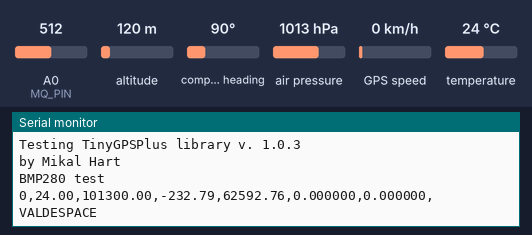
Recording of a sketch running on a simulated Arduino Uno, built with avr-gcc and run on an emulated ATmega328P. On the bench: the last lines printed to the serial monitor. The test bench sets the inputs (shaded band); at power-on: air pressure 1013 hPa, A0 (MQ_PIN) = 512, temperature 24 °C, altitude 120 m, compass heading 90°, GPS speed 0 km/h. The GPS gets a fix after 3 s at 37.7749, -122.4194 with 8 satellites.

Above: at 1.2 s.
1.3 s: air pressure set to 952 hPa
At 2.6 s:
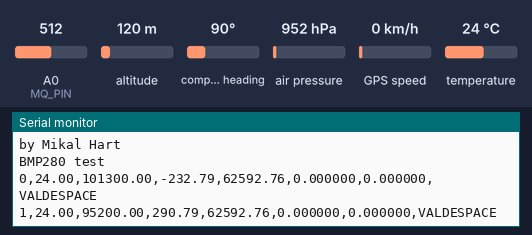
2.8 s: A0 (MQ_PIN) set to 716
At 4.1 s:
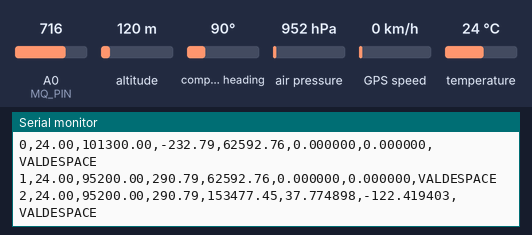
4.3 s: temperature set to 12 °C
At 5.6 s:
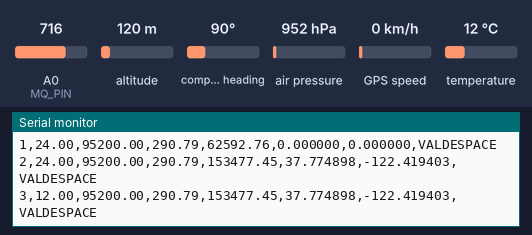
5.8 s: A0 (MQ_PIN) set to 992
At 7.1 s:
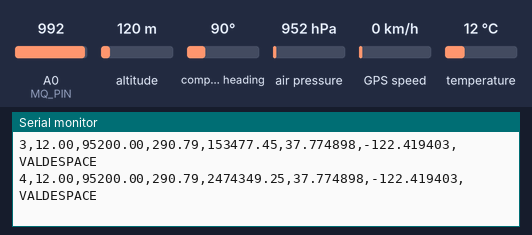
7.3 s: air pressure set to 975 hPa
At 9.5 s:
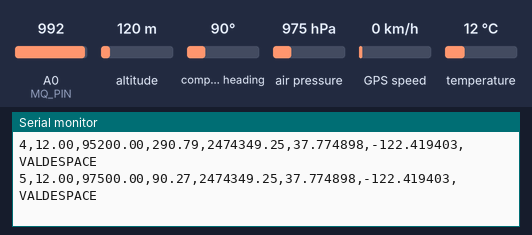
Timing chart, 0 to 9.8 s (numbered marks = the images above; inputs shaded):
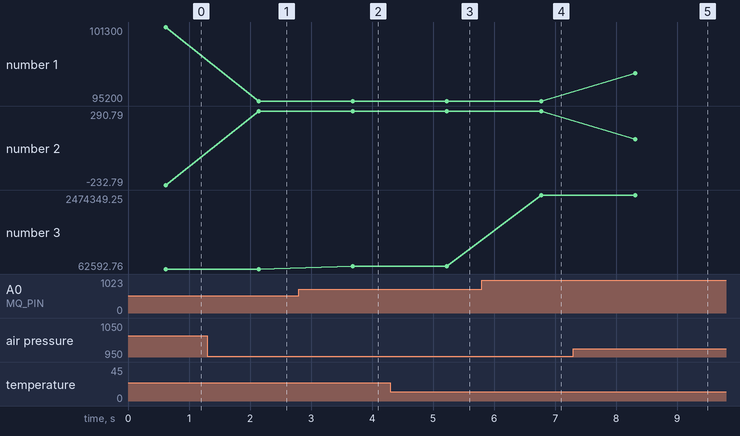

Measured:
- after the input at 1.3 s, the serial monitor: prints a new line after 0.84 s (image 1)
- after the input at 2.8 s, the serial monitor: prints a new line after 0.88 s (image 2)
- after the input at 4.3 s, the serial monitor: prints a new line after 0.93 s (image 3)
- after the input at 5.8 s, the serial monitor: prints a new line after 0.97 s (image 4)
- after the input at 7.3 s, the serial monitor: prints a new line after 1.0 s (image 5)
- plotted number 1: 101300 → 95200 after the input at 1.3 s, 95200 → 97500 after the input at 7.3 s
- plotted number 2: -232.79 → 290.79 after the input at 1.3 s, 290.79 → 90.27 after the input at 7.3 s
- plotted number 3: 62592.76 → 153477.45 after the input at 2.8 s, 153477.45 → 2474349.25 after the input at 5.8 s

The sketch:

Codigo_lanzamiento_regional.ino
```cpp
#include <TinyGPSPlus.h>
#include <SoftwareSerial.h>
#include <Wire.h>
#include <SPI.h>
#include <Adafruit_BMP280.h>
#define BMP_SCK  (13)
#define BMP_MISO (12)
#define BMP_MOSI (11)
#define BMP_CS   (10)
Adafruit_BMP280 bmp; // I2C
//Adafruit_BMP280 bmp(BMP_CS); // hardware SPI
//Adafruit_BMP280 bmp(BMP_CS, BMP_MOSI, BMP_MISO,  BMP_SCK);
int paquete=0;

static const int RXPin = 3, TXPin = 4;
static const uint32_t GPSBaud = 9600;

const int MQ_PIN = A0;      // Pin del sensor
const int RL_VALUE = 5;      // Resistencia RL del modulo en Kilo ohms
const int R0 = 10;          // Resistencia R0 del sensor en Kilo ohms

// Datos para lectura multiple
const int READ_SAMPLE_INTERVAL = 100;    // Tiempo entre muestras
const int READ_SAMPLE_TIMES = 5;       // Numero muestras

// Ajustar estos valores para vuestro sensor según el Datasheet
// (opcionalmente, según la calibración que hayáis realizado)
const float X0 = 200;
const float Y0 = 1.7;
const float X1 = 10000;
const float Y1 = 0.28;

// Puntos de la curva de concentración {X, Y}
const float punto0[] = { log10(X0), log10(Y0) };
const float punto1[] = { log10(X1), log10(Y1) };

// Calcular pendiente y coordenada abscisas
const float scope = (punto1[1] - punto0[1]) / (punto1[0] - punto0[0]);
const float coord = punto0[1] - punto0[0] * scope;

double latitude = 0;
double longitude = 0;
float concentration = 0;

// The TinyGPSPlus object
TinyGPSPlus gps;

// The serial connection to the GPS device
SoftwareSerial ss(RXPin, TXPin);

void setup()
{
  Serial.begin(9600);
  ss.begin(GPSBaud);

  Serial.println(F("DeviceExample.ino"));
  Serial.println(F("A simple demonstration of TinyGPSPlus with an attached GPS module"));
  Serial.print(F("Testing TinyGPSPlus library v. "));
  Serial.println(TinyGPSPlus::libraryVersion());
  Serial.println(F("by Mikal Hart"));
  Serial.println();

  while ( !Serial ) delay(100);   // wait for native usb
  Serial.println(F("BMP280 test"));
  unsigned status;
  status = bmp.begin(BMP280_ADDRESS_ALT, BMP280_CHIPID);
  status = bmp.begin();//bmp.begin(0x76)
  if (!status) {
	Serial.println(F("Could not find a valid BMP280 sensor, check wiring or "
                 	"try a different address!"));
	Serial.print("SensorID was: 0x"); Serial.println(bmp.sensorID(),16);
  Serial.print("    	ID of 0xFF probably means a bad address, a BMP 180 or BMP 085\n");
	Serial.print("   ID of 0x56-0x58 represents a BMP 280,\n");
    Serial.print("    	ID of 0x60 represents a BME 280.\n");
    Serial.print("    	ID of 0x61 represents a BME 680.\n");
    while (1) delay(10);
  }

  /* Default settings from datasheet. */
  bmp.setSampling(Adafruit_BMP280::MODE_NORMAL,  /* Operating Mode. */
              	Adafruit_BMP280::SAMPLING_X2,  /* Temp. oversampling */
              	Adafruit_BMP280::SAMPLING_X16, /* Pressure oversampling*/
              	Adafruit_BMP280::FILTER_X16,   /* Filtering. */
              	Adafruit_BMP280::STANDBY_MS_500); /* Standby time. */

}

void loop()
{
  //GPS
  // This sketch displays information every time a new sentence is correctly encoded.
  while (ss.available() > 0)
	if (gps.encode(ss.read())){
    if (gps.location.isValid()) {
      latitude = gps.location.lat();
      longitude = gps.location.lng();
    } else {
      latitude = 0;
      longitude = 0;
    }
  }


  if (millis() > 5000 && gps.charsProcessed() < 10)
  {
	Serial.println(F("No GPS detected: check wiring."));
	while(true);
  }

  // Concentracion
  float rs_med = readMQ(MQ_PIN);      // Obtener la Rs promedio
  concentration = getConcentration(rs_med/R0);   // Obtener la concentración

  // Mostrar el valor de la concentración por serial
  //Serial.print("Concentración: ");
  //Serial.println(concentration);

  //BMP280
  Serial.print(paquete);
	Serial.print(",");
	Serial.print(bmp.readTemperature());
	Serial.print(",");
	Serial.print(bmp.readPressure());
	Serial.print(",");
	Serial.print(bmp.readAltitude(985.5));
	Serial.print(",");
  Serial.print(concentration);
	Serial.print(",");
  Serial.print(latitude,6);
	Serial.print(",");
  Serial.print(longitude,6);
	Serial.print(",");
	Serial.println("VALDESPACE");

	paquete++;


	delay(1000);
}


// Obtener la resistencia promedio en N muestras
float readMQ(int mq_pin)
{
   float rs = 0;
   for (int i = 0;i<READ_SAMPLE_TIMES;i++) {
      rs += getMQResistance(analogRead(mq_pin));
      delay(READ_SAMPLE_INTERVAL);
   }
   return rs / READ_SAMPLE_TIMES;
}

// Obtener resistencia a partir de la lectura analogica
float getMQResistance(int raw_adc)
{
   return (((float)RL_VALUE / 1000.0*(1023 - raw_adc) / raw_adc));
}

// Obtener concentracion 10^(coord + scope * log (rs/r0)
float getConcentration(float rs_ro_ratio)
{
   return pow(10, coord + scope * log(rs_ro_ratio));
}
```
